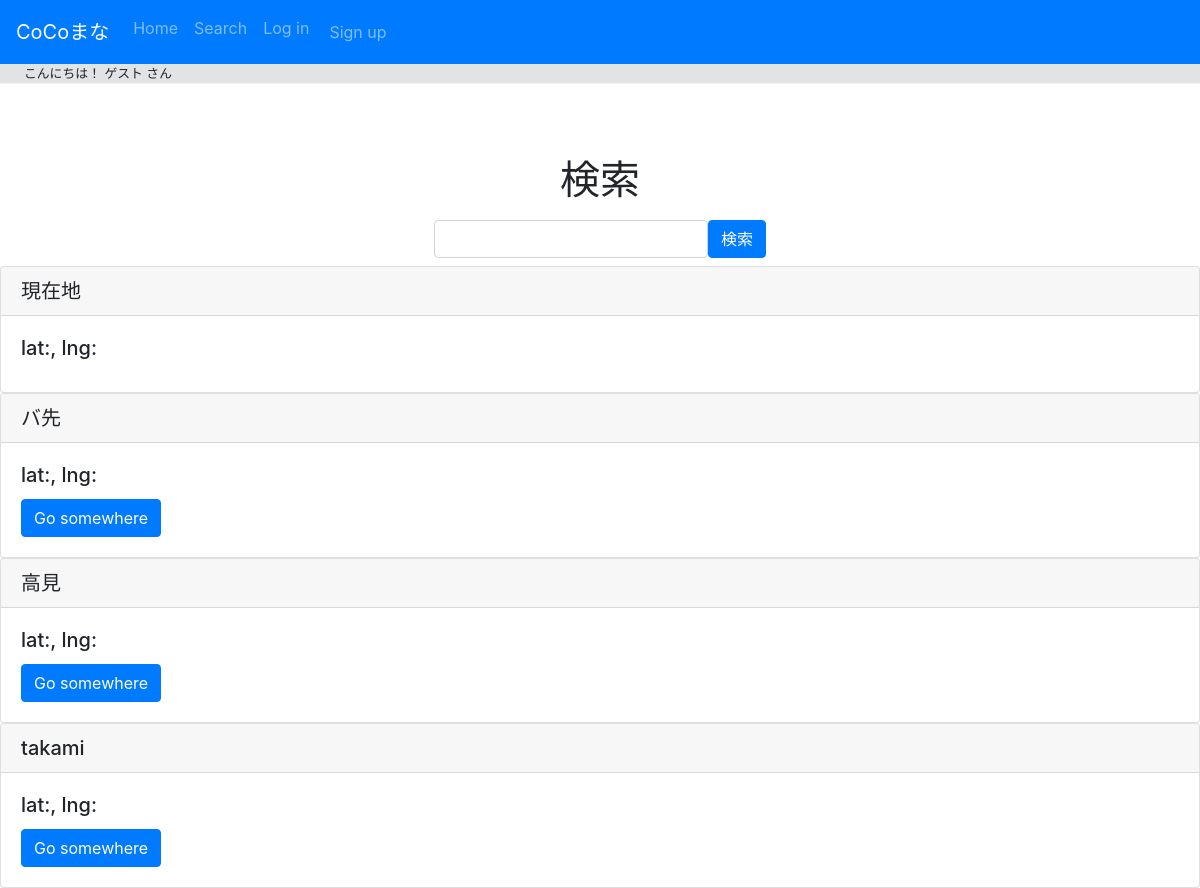
The app's page /geo/, older data.
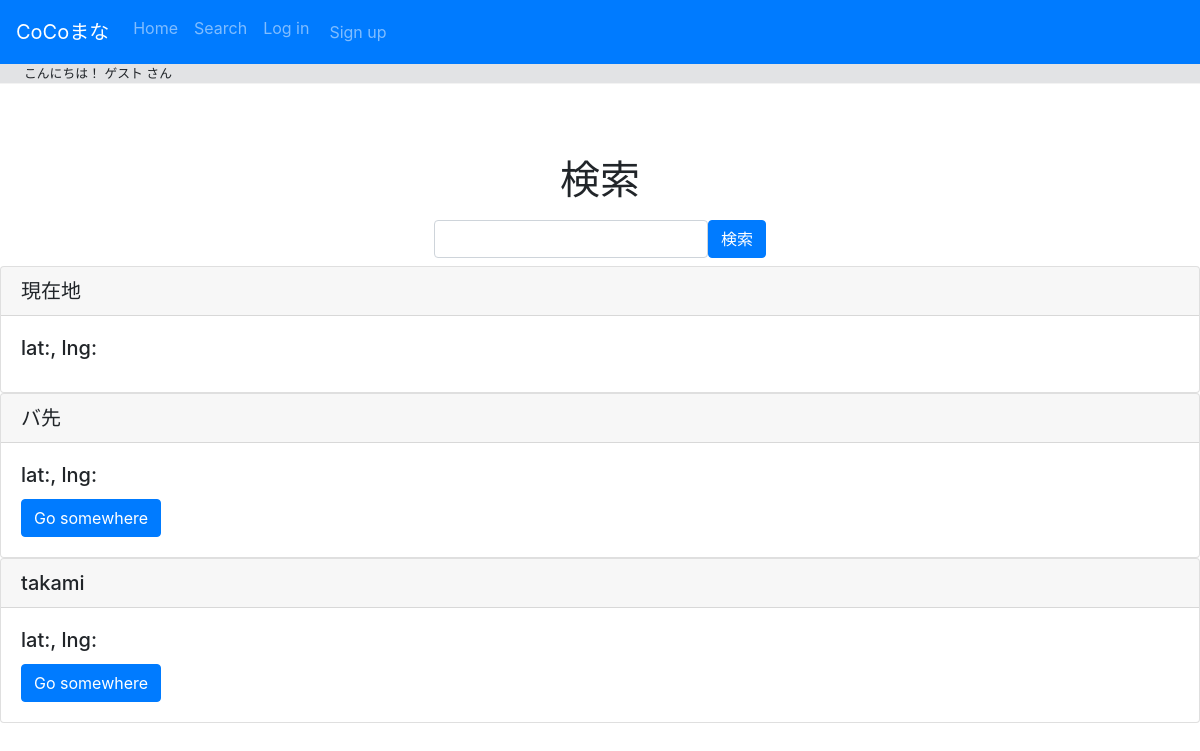
The same page, newer data.
### users/models.py (models this page shows)
class Places(models.Model): #ok
    place_id = models.IntegerField(primary_key=True)
    place_name = models.TextField(max_length=50)
    open_time = models.TimeField(null=True, blank=True)
    close_time = models.TimeField(null=True, blank=True)
    prefecture = models.TextField(max_length=5) #都道府県
    municipal = models.TextField(max_length=50) #市区町村
    place_address = models.TextField(max_length=50) #残り
    wifi = models.BooleanField()
    charge = models.BooleanField()
    personal_space = models.BooleanField()
    place_cost = models.PositiveIntegerField(null=True, blank=True)
    place_category = models.IntegerField(validators=[MinValueValidator(1), MaxValueValidator(5)]) #1:cafe, 2:コワーキングスペース, 3:food(マックとか), 4:図書館, 5:その他

### map/views.py (the view)
# urls.py: path("geo/", views.returnGeocode, name="geocode"),
def returnGeocode(request):
    queries = request.POST.get('q')
    googleapikey = 'AIzaSyCmy9n811gkYviPHi50c7KnsFQb_Cc7Al4'
    gmaps = googlemaps.Client(key=googleapikey)
    now_adress = {}
    if queries:
        adress_dic = gmaps.geocode(queries)
        now_adress =  {'lat':adress_dic[0]["geometry"]["location"]["lat"], 'lng':adress_dic[0]["geometry"]["location"]["lng"]}
    places = Places.objects.all()
    results = []
    for obj in places:
        print(obj.place_name)
        adress = obj.prefecture + " " + obj.municipal + " " + obj.place_address
        adress_dic = gmaps.geocode(adress)
        loc ={'id':obj.pk, 'lat':adress_dic[0]["geometry"]["location"]["lat"], 'lng':adress_dic[0]["geometry"]["location"]["lng"], 'place_name':obj.place_name}
        results.append(loc)
    return render(request, 'map/test.html', {
        "now_adress":now_adress,
        "results": results,
    })

### map/templates/map/test.html (shortened to what this page needs)
{% extends "layout_map.html" %}
{% load static %}
{% block  content %}
<h1 class="mt-5 pt-4 text-center">検索</h1>
<div class="d-flex justify-content-center">
  <form class="form-inline my-2" method="POST" action="">
   <input type="text" class="form-control" name="q" value="{{request.GET.q}}">
   <button type="submit" value="q" class="btn btn-primary">検索</button>
  </form>
  </div>
    <div class="card">
        <h5 class="card-header">現在地</h5>
        <div class="card-body">
        <h5 class="card-title">lat:{{ now_adress.lat }}, lng:{{ now_adress.lng }}</h5>
        </div>
    </div>
{% for result in results %}
<div class="card">
    <h5 class="card-header">{{ result.place_name }}</h5>
    <div class="card-body">
      <h5 class="card-title">lat:{{ result.lat }}, lng:{{ result.lng }}</h5>
      <a href="{% url 'space:index' placeid=result.id %}" class="btn btn-primary">Go somewhere</a>
    </div>
</div>
{% endfor %}
{% endblock %}

Row changes from the older to the newer data that the page shows:
removed Places: place_name "高見"
Text that changed along with them:
list line gone: "lat: , lng: Go somewhere"
